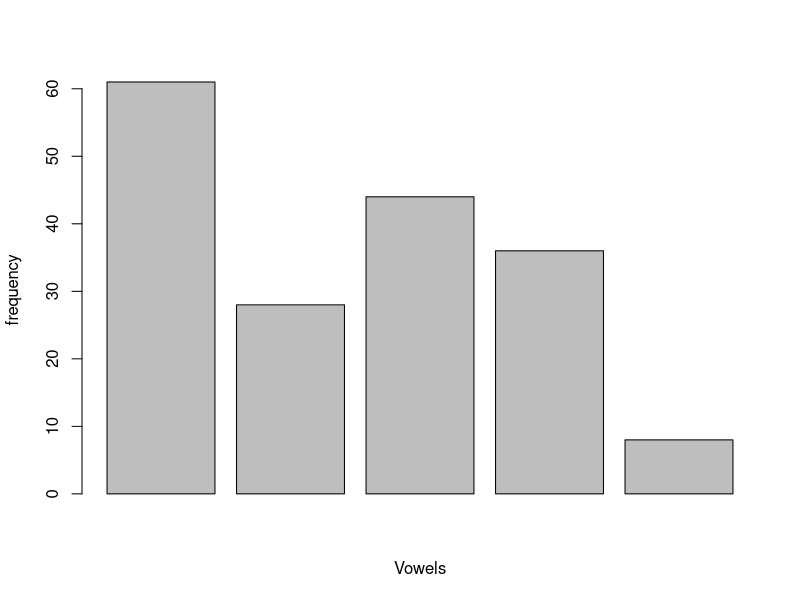

Reproduce this figure in R.
# 1. How many vowels are there in the names of USA States?

USArrests          # data set 
USA_States <- rownames(USArrests) # names of states

USA_States <- paste(USA_States, collapse = "")  # converting the names to a string
USA_States <- tolower(strsplit(USA_States, "")[[1]]) # converting to lower case and spliting each letter
distribution <- as.data.frame(table(USA_States)) # converted to data frame 
names(distribution)
library(dplyr)
filter(distribution, USA_States %in% c("a","e","i","o","u")) # finding number of vowels in the names of USA States


# 2. Visualize the vowels distribution.

vowel_dist <- filter(distribution, USA_States %in% c("a","e","i","o","u"))
vowel_dist
barplot(vowel_dist$Freq, axes = TRUE, axisnames = TRUE, xlab = "Vowels", ylab = "frequency")

